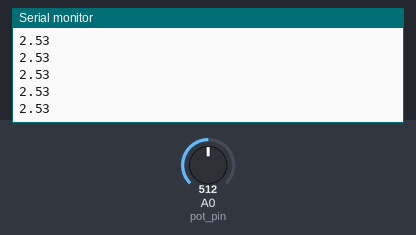
Bench run of a sketch on a simulated Arduino Uno, built with avr-gcc and run on an emulated ATmega328P. On the bench: the last lines printed to the serial monitor. The test bench sets the inputs (shaded band); at power-on: A0 (pot_pin) = 512.

Above: at 1.2 s.
1.3 s: A0 (pot_pin) set to 716
At 1.9 s:
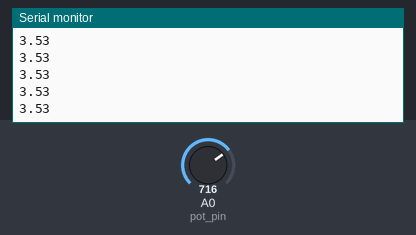
2.8 s: A0 (pot_pin) set to 900
At 3.9 s:
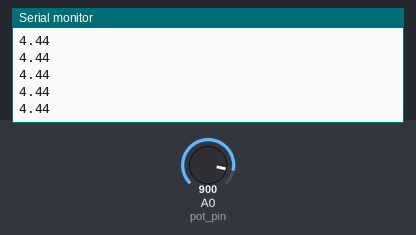
Timing chart, 0 to 5.8 s (numbered marks = the images above; inputs shaded):
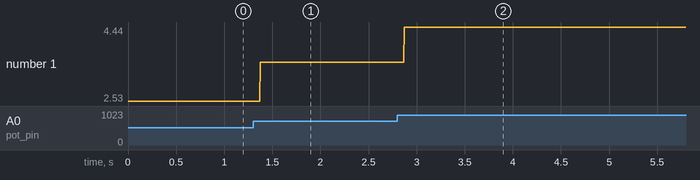

Measured:
- after the input at 1.3 s, the serial monitor: prints a new line after 0.07 s (image 1)
- after the input at 2.8 s, the serial monitor: prints a new line after 0.07 s (image 2)
- plotted number 1: 2.53 → 3.53 after the input at 1.3 s, 3.53 → 4.44 after the input at 2.8 s

The sketch:

lab3_2.ino
```cpp
/* Team: Sebastian Villa, Logan Morris, Alan Gregory
 * Assignment:
 * Measure the analog voltage between the A/D channel 0 and GND (VSS) using a
 * multimeter. Run the program above, and record the voltage and A/D converter value.
 * Repeat the procedure with at least 5 different analog voltage inputs by turning the screw
 * of the potentiometer. Plot the result of A/D converter values with respect to the analog
 * voltage. What is the maximum/minimum converter values? How would you convert the
 * values to a voltage in the Arduino code
 */

// Initialize an integer to store the analog pin number
// In Arduino, A0 is an alias for the PIN_A0 number
int pot_pin = A0;
void setup()
{
    Serial.begin(9600);
    // Set the potentiometer pin as an input
    pinMode(pot_pin, INPUT);
}
void loop()
{
    // Read and display the analog value of the pot pin
    Serial.println(0.004934434 * (float)analogRead(pot_pin));
}

/*
 * Multimeter   =   Arduino Integer
 * 5.051 VDC    =   1023
 * 3.449 VDC    =   700
 * 3.015 VDC    =   611
 * 2.618 VDC    =   530
 * 2.157 VDC    =   436
 * 0.001 mVDC   =   0
 *
 * ADC to Voltage: V = 0.004934434 * A
 */
```
